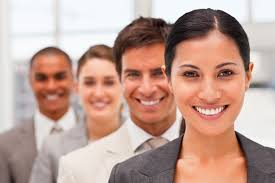
#> input picture image2.jpeg, 275 x 183 px
$ python face.py
#> lines starting #> are read from the running program, lines starting #| are printed output that depends on the picture; after the words box and inside, x2 and y2 are one past the last pixel; in counts of white or black regions, pixels touching at a corner belong together
import cv2

face_cascade = cv2.CascadeClassifier("haarcascade_frontalface_default.xml")
#img = cv2.imread("download.jpeg")
img = cv2.imread("image2.jpeg")
#> img is the input picture: shape (183, 275, 3); mean B, G, R 150.1, 161.2, 192.7

gray_img = cv2.cvtColor(img, cv2.COLOR_BGR2GRAY)
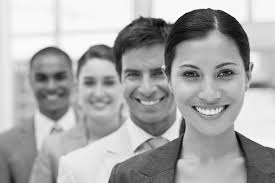
#> gray_img: shape (183, 275); min 4, max 255, mean 169.4

faces = face_cascade.detectMultiScale(gray_img,
                                      scaleFactor=1.05,
                                      minNeighbors=5,
                                      )
#> faces = [[25, 57, 53, 53], [68, 59, 62, 62], [111, 48, 68, 68], [161, 36, 96, 96]]

print(faces)
#| [[ 25  57  53  53]
#|  [ 68  59  62  62]
#|  [111  48  68  68]
#|  [161  36  96  96]]

for x, y, w, h in faces:
    img = cv2.rectangle(img, (x, y), (x+w,y+h), (0, 255, 0), 3)
#> this loop made 4 passes
#> pass 1, `img = cv2.rectangle(img, (x, y), (x+w,y+h), (0, 255, 0), 3)`:
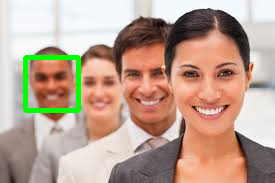
#> img: shape (183, 275, 3); 2.08% of pixels changed, all inside (x1, y1, x2, y2) = (23, 55, 81, 113)
#> pass 2, `img = cv2.rectangle(img, (x, y), (x+w,y+h), (0, 255, 0), 3)`:
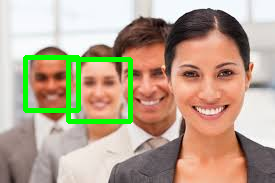
#> img: shape (183, 275, 3); 2.29% of pixels changed, all inside (x1, y1, x2, y2) = (66, 57, 133, 124)
#> pass 3, `img = cv2.rectangle(img, (x, y), (x+w,y+h), (0, 255, 0), 3)`:
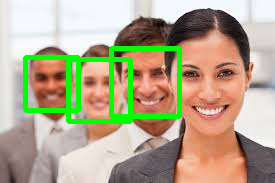
#> img: shape (183, 275, 3); 2.58% of pixels changed, all inside (x1, y1, x2, y2) = (109, 46, 182, 119)
#> after the loop:
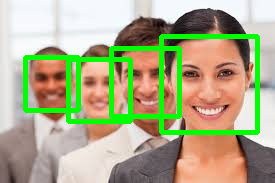
#> img: shape (183, 275, 3); 3.69% of pixels changed, all inside (x1, y1, x2, y2) = (159, 34, 260, 135)

cv2.imshow("Gray", img)
cv2.waitKey(0)
cv2.destroyAllWindows()

$ run again, with download.jpeg copied over image2.jpeg
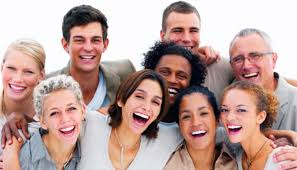
#> input picture download.jpeg, 297 x 170 px
#> img is the input picture: shape (170, 297, 3); mean B, G, R 155.6, 161.3, 189.7
#> `gray_img = cv2.cvtColor(img, cv2.COLOR_BGR2GRAY)`:
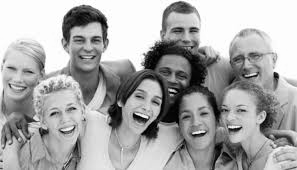
#> gray_img: shape (170, 297); min 0, max 255, mean 169.1
#> faces = [[189, 141, 26, 26], [154, 58, 41, 41], [62, 20, 51, 51], [167, 16, 39, 39], [225, 41, 45, 45], [122, 80, 49, 49], [171, 95, 51, 51], [209, 89, 55, 55], [36, 90, 57, 57]]
#| [[189 141  26  26]
#|  [154  58  41  41]
#|  [ 62  20  51  51]
#|  [167  16  39  39]
#|  [225  41  45  45]
#|  [122  80  49  49]
#> (further printed lines are left out)
#> the loop `for x, y, w, h in faces:` made 9 passes
#> after the loop `for x, y, w, h in faces:`:
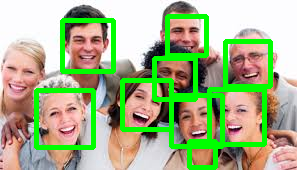
#> img: shape (170, 297, 3); mean B, G, R 137.3, 180.2, 165.9

$ run again, with image1.jpeg copied over image2.jpeg
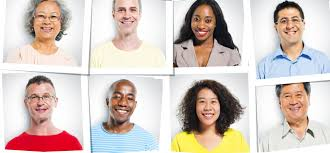
#> input picture image1.jpeg, 330 x 153 px
#> img is the input picture: shape (153, 330, 3); mean B, G, R 193.7, 200.5, 213.8
#> `gray_img = cv2.cvtColor(img, cv2.COLOR_BGR2GRAY)`:
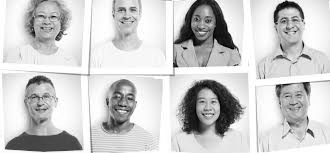
#> gray_img: shape (153, 330); min 0, max 255, mean 203.7
#> faces = [[114, 0, 27, 27], [186, 7, 32, 32], [273, 7, 34, 34], [277, 83, 32, 32], [192, 90, 31, 31], [30, 3, 35, 35], [23, 84, 34, 34]]
#| [[114   0  27  27]
#|  [186   7  32  32]
#|  [273   7  34  34]
#|  [277  83  32  32]
#|  [192  90  31  31]
#|  [ 30   3  35  35]
#> (further printed lines are left out)
#> the loop `for x, y, w, h in faces:` made 7 passes
#> after the loop `for x, y, w, h in faces:`:
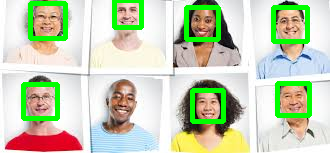
#> img: shape (153, 330, 3); mean B, G, R 181.6, 209.7, 199.7
